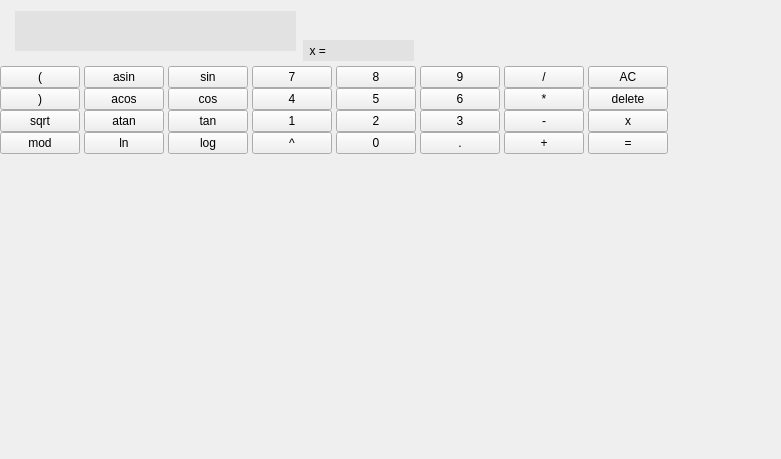
<?xml version="1.0" encoding="UTF-8"?>
<ui version="4.0">
 <class>MainWindow</class>
 <widget class="QMainWindow" name="MainWindow">
  <property name="geometry">
   <rect>
    <x>0</x>
    <y>0</y>
    <width>781</width>
    <height>459</height>
   </rect>
  </property>
  <property name="windowTitle">
   <string>MainWindow</string>
  </property>
  <widget class="QWidget" name="centralwidget">
   <widget class="QWidget" name="gridLayoutWidget">
    <property name="geometry">
     <rect>
      <x>0</x>
      <y>66</y>
      <width>492</width>
      <height>128</height>
     </rect>
    </property>
    <layout class="QGridLayout" name="gridLayout">
     <property name="sizeConstraint">
      <enum>QLayout::SetFixedSize</enum>
     </property>
     <property name="leftMargin">
      <number>0</number>
     </property>
     <property name="topMargin">
      <number>0</number>
     </property>
     <property name="rightMargin">
      <number>0</number>
     </property>
     <property name="bottomMargin">
      <number>0</number>
     </property>
     <property name="horizontalSpacing">
      <number>4</number>
     </property>
     <property name="verticalSpacing">
      <number>0</number>
     </property>
     <item row="3" column="7">
      <widget class="QPushButton" name="pushButton__x">
       <property name="sizePolicy">
        <sizepolicy hsizetype="Minimum" vsizetype="Fixed">
         <horstretch>0</horstretch>
         <verstretch>0</verstretch>
        </sizepolicy>
       </property>
       <property name="text">
        <string>x</string>
       </property>
       <property name="autoRepeatDelay">
        <number>300</number>
       </property>
       <property name="autoRepeatInterval">
        <number>100</number>
       </property>
      </widget>
     </item>
     <item row="3" column="1">
      <widget class="QPushButton" name="pushButton__atan">
       <property name="sizePolicy">
        <sizepolicy hsizetype="Minimum" vsizetype="Fixed">
         <horstretch>0</horstretch>
         <verstretch>0</verstretch>
        </sizepolicy>
       </property>
       <property name="text">
        <string>atan</string>
       </property>
       <property name="autoRepeatDelay">
        <number>300</number>
       </property>
       <property name="autoRepeatInterval">
        <number>100</number>
       </property>
      </widget>
     </item>
     <item row="3" column="2">
      <widget class="QPushButton" name="pushButton__tan">
       <property name="sizePolicy">
        <sizepolicy hsizetype="Minimum" vsizetype="Fixed">
         <horstretch>0</horstretch>
         <verstretch>0</verstretch>
        </sizepolicy>
       </property>
       <property name="text">
        <string>tan</string>
       </property>
       <property name="autoRepeatDelay">
        <number>300</number>
       </property>
       <property name="autoRepeatInterval">
        <number>100</number>
       </property>
      </widget>
     </item>
     <item row="4" column="7">
      <widget class="QPushButton" name="pushButton__equal">
       <property name="sizePolicy">
        <sizepolicy hsizetype="Minimum" vsizetype="Fixed">
         <horstretch>0</horstretch>
         <verstretch>0</verstretch>
        </sizepolicy>
       </property>
       <property name="text">
        <string>=</string>
       </property>
       <property name="autoRepeatDelay">
        <number>300</number>
       </property>
       <property name="autoRepeatInterval">
        <number>100</number>
       </property>
      </widget>
     </item>
     <item row="1" column="0">
      <widget class="QPushButton" name="pushButton__Lscobe">
       <property name="sizePolicy">
        <sizepolicy hsizetype="Minimum" vsizetype="Fixed">
         <horstretch>0</horstretch>
         <verstretch>0</verstretch>
        </sizepolicy>
       </property>
       <property name="text">
        <string>(</string>
       </property>
       <property name="autoRepeatDelay">
        <number>300</number>
       </property>
       <property name="autoRepeatInterval">
        <number>100</number>
       </property>
      </widget>
     </item>
     <item row="2" column="7">
      <widget class="QPushButton" name="pushButton__delete">
       <property name="enabled">
        <bool>true</bool>
       </property>
       <property name="sizePolicy">
        <sizepolicy hsizetype="Minimum" vsizetype="Fixed">
         <horstretch>0</horstretch>
         <verstretch>0</verstretch>
        </sizepolicy>
       </property>
       <property name="text">
        <string>delete</string>
       </property>
       <property name="autoRepeatDelay">
        <number>300</number>
       </property>
       <property name="autoRepeatInterval">
        <number>100</number>
       </property>
      </widget>
     </item>
     <item row="3" column="0">
      <widget class="QPushButton" name="pushButton__sqrt">
       <property name="sizePolicy">
        <sizepolicy hsizetype="Minimum" vsizetype="Fixed">
         <horstretch>0</horstretch>
         <verstretch>0</verstretch>
        </sizepolicy>
       </property>
       <property name="text">
        <string>sqrt</string>
       </property>
       <property name="autoRepeatDelay">
        <number>300</number>
       </property>
       <property name="autoRepeatInterval">
        <number>100</number>
       </property>
      </widget>
     </item>
     <item row="2" column="0">
      <widget class="QPushButton" name="pushButton__Rscobe">
       <property name="sizePolicy">
        <sizepolicy hsizetype="Minimum" vsizetype="Fixed">
         <horstretch>0</horstretch>
         <verstretch>0</verstretch>
        </sizepolicy>
       </property>
       <property name="text">
        <string>)</string>
       </property>
       <property name="autoRepeatDelay">
        <number>300</number>
       </property>
       <property name="autoRepeatInterval">
        <number>100</number>
       </property>
      </widget>
     </item>
     <item row="4" column="1">
      <widget class="QPushButton" name="pushButton__ln">
       <property name="sizePolicy">
        <sizepolicy hsizetype="Minimum" vsizetype="Fixed">
         <horstretch>0</horstretch>
         <verstretch>0</verstretch>
        </sizepolicy>
       </property>
       <property name="text">
        <string>ln</string>
       </property>
       <property name="autoRepeatDelay">
        <number>300</number>
       </property>
       <property name="autoRepeatInterval">
        <number>100</number>
       </property>
      </widget>
     </item>
     <item row="4" column="2">
      <widget class="QPushButton" name="pushButton__log">
       <property name="sizePolicy">
        <sizepolicy hsizetype="Minimum" vsizetype="Fixed">
         <horstretch>0</horstretch>
         <verstretch>0</verstretch>
        </sizepolicy>
       </property>
       <property name="text">
        <string>log</string>
       </property>
       <property name="autoRepeatDelay">
        <number>300</number>
       </property>
       <property name="autoRepeatInterval">
        <number>100</number>
       </property>
      </widget>
     </item>
     <item row="2" column="2">
      <widget class="QPushButton" name="pushButton__cos">
       <property name="sizePolicy">
        <sizepolicy hsizetype="Minimum" vsizetype="Fixed">
         <horstretch>0</horstretch>
         <verstretch>0</verstretch>
        </sizepolicy>
       </property>
       <property name="text">
        <string>cos</string>
       </property>
       <property name="autoRepeatDelay">
        <number>300</number>
       </property>
       <property name="autoRepeatInterval">
        <number>100</number>
       </property>
      </widget>
     </item>
     <item row="1" column="7">
      <widget class="QPushButton" name="pushButton__ac">
       <property name="sizePolicy">
        <sizepolicy hsizetype="Minimum" vsizetype="Fixed">
         <horstretch>0</horstretch>
         <verstretch>0</verstretch>
        </sizepolicy>
       </property>
       <property name="autoFillBackground">
        <bool>false</bool>
       </property>
       <property name="text">
        <string>AC</string>
       </property>
       <property name="autoRepeatDelay">
        <number>300</number>
       </property>
       <property name="autoRepeatInterval">
        <number>100</number>
       </property>
      </widget>
     </item>
     <item row="2" column="1">
      <widget class="QPushButton" name="pushButton__acos">
       <property name="sizePolicy">
        <sizepolicy hsizetype="Minimum" vsizetype="Fixed">
         <horstretch>0</horstretch>
         <verstretch>0</verstretch>
        </sizepolicy>
       </property>
       <property name="text">
        <string>acos</string>
       </property>
       <property name="autoRepeatDelay">
        <number>300</number>
       </property>
       <property name="autoRepeatInterval">
        <number>100</number>
       </property>
      </widget>
     </item>
     <item row="4" column="0">
      <widget class="QPushButton" name="pushButton__mod">
       <property name="sizePolicy">
        <sizepolicy hsizetype="Minimum" vsizetype="Fixed">
         <horstretch>0</horstretch>
         <verstretch>0</verstretch>
        </sizepolicy>
       </property>
       <property name="text">
        <string>mod</string>
       </property>
       <property name="autoRepeatDelay">
        <number>300</number>
       </property>
       <property name="autoRepeatInterval">
        <number>100</number>
       </property>
      </widget>
     </item>
     <item row="1" column="2">
      <widget class="QPushButton" name="pushButton__sin">
       <property name="sizePolicy">
        <sizepolicy hsizetype="Minimum" vsizetype="Fixed">
         <horstretch>0</horstretch>
         <verstretch>0</verstretch>
        </sizepolicy>
       </property>
       <property name="text">
        <string>sin</string>
       </property>
       <property name="autoRepeatDelay">
        <number>300</number>
       </property>
       <property name="autoRepeatInterval">
        <number>100</number>
       </property>
      </widget>
     </item>
     <item row="1" column="1">
      <widget class="QPushButton" name="pushButton__asin">
       <property name="sizePolicy">
        <sizepolicy hsizetype="Minimum" vsizetype="Fixed">
         <horstretch>0</horstretch>
         <verstretch>0</verstretch>
        </sizepolicy>
       </property>
       <property name="text">
        <string>asin</string>
       </property>
       <property name="autoRepeatDelay">
        <number>300</number>
       </property>
       <property name="autoRepeatInterval">
        <number>100</number>
       </property>
      </widget>
     </item>
     <item row="4" column="3">
      <widget class="QPushButton" name="pushButton__pow">
       <property name="sizePolicy">
        <sizepolicy hsizetype="Minimum" vsizetype="Fixed">
         <horstretch>0</horstretch>
         <verstretch>0</verstretch>
        </sizepolicy>
       </property>
       <property name="text">
        <string>^</string>
       </property>
       <property name="autoRepeatDelay">
        <number>300</number>
       </property>
       <property name="autoRepeatInterval">
        <number>100</number>
       </property>
      </widget>
     </item>
     <item row="3" column="3">
      <widget class="QPushButton" name="pushButton__1">
       <property name="sizePolicy">
        <sizepolicy hsizetype="Minimum" vsizetype="Fixed">
         <horstretch>0</horstretch>
         <verstretch>0</verstretch>
        </sizepolicy>
       </property>
       <property name="text">
        <string>1</string>
       </property>
       <property name="autoRepeatDelay">
        <number>300</number>
       </property>
       <property name="autoRepeatInterval">
        <number>100</number>
       </property>
      </widget>
     </item>
     <item row="2" column="3">
      <widget class="QPushButton" name="pushButton__4">
       <property name="sizePolicy">
        <sizepolicy hsizetype="Minimum" vsizetype="Fixed">
         <horstretch>0</horstretch>
         <verstretch>0</verstretch>
        </sizepolicy>
       </property>
       <property name="text">
        <string>4</string>
       </property>
       <property name="autoRepeatDelay">
        <number>300</number>
       </property>
       <property name="autoRepeatInterval">
        <number>100</number>
       </property>
      </widget>
     </item>
     <item row="4" column="4">
      <widget class="QPushButton" name="pushButton__0">
       <property name="sizePolicy">
        <sizepolicy hsizetype="Minimum" vsizetype="Fixed">
         <horstretch>0</horstretch>
         <verstretch>0</verstretch>
        </sizepolicy>
       </property>
       <property name="text">
        <string>0</string>
       </property>
       <property name="autoRepeatDelay">
        <number>300</number>
       </property>
       <property name="autoRepeatInterval">
        <number>100</number>
       </property>
      </widget>
     </item>
     <item row="4" column="5">
      <widget class="QPushButton" name="pushButton__dot">
       <property name="sizePolicy">
        <sizepolicy hsizetype="Minimum" vsizetype="Fixed">
         <horstretch>0</horstretch>
         <verstretch>0</verstretch>
        </sizepolicy>
       </property>
       <property name="text">
        <string>.</string>
       </property>
       <property name="autoRepeatDelay">
        <number>300</number>
       </property>
       <property name="autoRepeatInterval">
        <number>100</number>
       </property>
      </widget>
     </item>
     <item row="3" column="4">
      <widget class="QPushButton" name="pushButton__2">
       <property name="sizePolicy">
        <sizepolicy hsizetype="Minimum" vsizetype="Fixed">
         <horstretch>0</horstretch>
         <verstretch>0</verstretch>
        </sizepolicy>
       </property>
       <property name="text">
        <string>2</string>
       </property>
       <property name="autoRepeatDelay">
        <number>300</number>
       </property>
       <property name="autoRepeatInterval">
        <number>100</number>
       </property>
      </widget>
     </item>
     <item row="2" column="4">
      <widget class="QPushButton" name="pushButton__5">
       <property name="sizePolicy">
        <sizepolicy hsizetype="Minimum" vsizetype="Fixed">
         <horstretch>0</horstretch>
         <verstretch>0</verstretch>
        </sizepolicy>
       </property>
       <property name="text">
        <string>5</string>
       </property>
       <property name="autoRepeatDelay">
        <number>300</number>
       </property>
       <property name="autoRepeatInterval">
        <number>100</number>
       </property>
      </widget>
     </item>
     <item row="2" column="5">
      <widget class="QPushButton" name="pushButton__6">
       <property name="sizePolicy">
        <sizepolicy hsizetype="Minimum" vsizetype="Fixed">
         <horstretch>0</horstretch>
         <verstretch>0</verstretch>
        </sizepolicy>
       </property>
       <property name="text">
        <string>6</string>
       </property>
       <property name="autoRepeatDelay">
        <number>300</number>
       </property>
       <property name="autoRepeatInterval">
        <number>100</number>
       </property>
      </widget>
     </item>
     <item row="3" column="5">
      <widget class="QPushButton" name="pushButton__3">
       <property name="sizePolicy">
        <sizepolicy hsizetype="Minimum" vsizetype="Fixed">
         <horstretch>0</horstretch>
         <verstretch>0</verstretch>
        </sizepolicy>
       </property>
       <property name="text">
        <string>3</string>
       </property>
       <property name="autoRepeatDelay">
        <number>300</number>
       </property>
       <property name="autoRepeatInterval">
        <number>100</number>
       </property>
      </widget>
     </item>
     <item row="3" column="6">
      <widget class="QPushButton" name="pushButton__minus">
       <property name="sizePolicy">
        <sizepolicy hsizetype="Minimum" vsizetype="Fixed">
         <horstretch>0</horstretch>
         <verstretch>0</verstretch>
        </sizepolicy>
       </property>
       <property name="text">
        <string>-</string>
       </property>
       <property name="autoRepeatDelay">
        <number>300</number>
       </property>
       <property name="autoRepeatInterval">
        <number>100</number>
       </property>
      </widget>
     </item>
     <item row="2" column="6">
      <widget class="QPushButton" name="pushButton__mul">
       <property name="sizePolicy">
        <sizepolicy hsizetype="Minimum" vsizetype="Fixed">
         <horstretch>0</horstretch>
         <verstretch>0</verstretch>
        </sizepolicy>
       </property>
       <property name="text">
        <string>*</string>
       </property>
       <property name="autoRepeatDelay">
        <number>300</number>
       </property>
       <property name="autoRepeatInterval">
        <number>100</number>
       </property>
      </widget>
     </item>
     <item row="4" column="6">
      <widget class="QPushButton" name="pushButton__plus">
       <property name="sizePolicy">
        <sizepolicy hsizetype="Minimum" vsizetype="Fixed">
         <horstretch>0</horstretch>
         <verstretch>0</verstretch>
        </sizepolicy>
       </property>
       <property name="text">
        <string>+</string>
       </property>
       <property name="autoRepeatDelay">
        <number>300</number>
       </property>
       <property name="autoRepeatInterval">
        <number>100</number>
       </property>
      </widget>
     </item>
     <item row="1" column="3">
      <widget class="QPushButton" name="pushButton__7">
       <property name="sizePolicy">
        <sizepolicy hsizetype="Minimum" vsizetype="Fixed">
         <horstretch>0</horstretch>
         <verstretch>0</verstretch>
        </sizepolicy>
       </property>
       <property name="styleSheet">
        <string notr="true"/>
       </property>
       <property name="text">
        <string>7</string>
       </property>
       <property name="autoRepeatDelay">
        <number>300</number>
       </property>
       <property name="autoRepeatInterval">
        <number>100</number>
       </property>
      </widget>
     </item>
     <item row="1" column="4">
      <widget class="QPushButton" name="pushButton__8">
       <property name="sizePolicy">
        <sizepolicy hsizetype="Minimum" vsizetype="Fixed">
         <horstretch>0</horstretch>
         <verstretch>0</verstretch>
        </sizepolicy>
       </property>
       <property name="text">
        <string>8</string>
       </property>
       <property name="autoRepeatDelay">
        <number>300</number>
       </property>
       <property name="autoRepeatInterval">
        <number>100</number>
       </property>
      </widget>
     </item>
     <item row="1" column="5">
      <widget class="QPushButton" name="pushButton__9">
       <property name="sizePolicy">
        <sizepolicy hsizetype="Minimum" vsizetype="Fixed">
         <horstretch>0</horstretch>
         <verstretch>0</verstretch>
        </sizepolicy>
       </property>
       <property name="text">
        <string>9</string>
       </property>
       <property name="autoRepeatDelay">
        <number>300</number>
       </property>
       <property name="autoRepeatInterval">
        <number>100</number>
       </property>
      </widget>
     </item>
     <item row="1" column="6">
      <widget class="QPushButton" name="pushButton__div">
       <property name="sizePolicy">
        <sizepolicy hsizetype="Minimum" vsizetype="Fixed">
         <horstretch>0</horstretch>
         <verstretch>0</verstretch>
        </sizepolicy>
       </property>
       <property name="text">
        <string>/</string>
       </property>
       <property name="autoRepeatDelay">
        <number>300</number>
       </property>
       <property name="autoRepeatInterval">
        <number>100</number>
       </property>
      </widget>
     </item>
    </layout>
   </widget>
   <widget class="QLabel" name="result_show">
    <property name="geometry">
     <rect>
      <x>15</x>
      <y>11</y>
      <width>281</width>
      <height>40</height>
     </rect>
    </property>
    <property name="styleSheet">
     <string notr="true">background-color : rgba(99, 99, 99, 0.1);
</string>
    </property>
    <property name="text">
     <string/>
    </property>
   </widget>
   <widget class="QLabel" name="x_show">
    <property name="geometry">
     <rect>
      <x>303</x>
      <y>40</y>
      <width>111</width>
      <height>21</height>
     </rect>
    </property>
    <property name="styleSheet">
     <string notr="true">

background-color : rgba(98, 99, 99, 0.1);</string>
    </property>
    <property name="text">
     <string>  x = </string>
    </property>
   </widget>
  </widget>
 </widget>
 <resources/>
 <connections/>
</ui>
